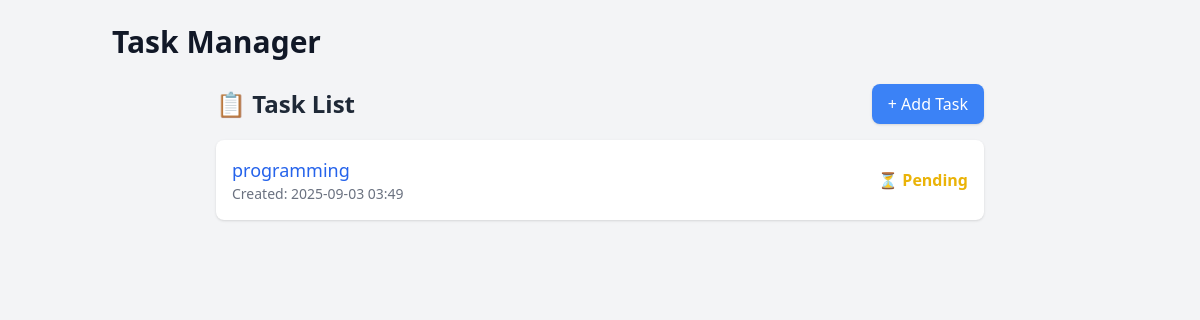
/, run on an earlier commit of the app's database.
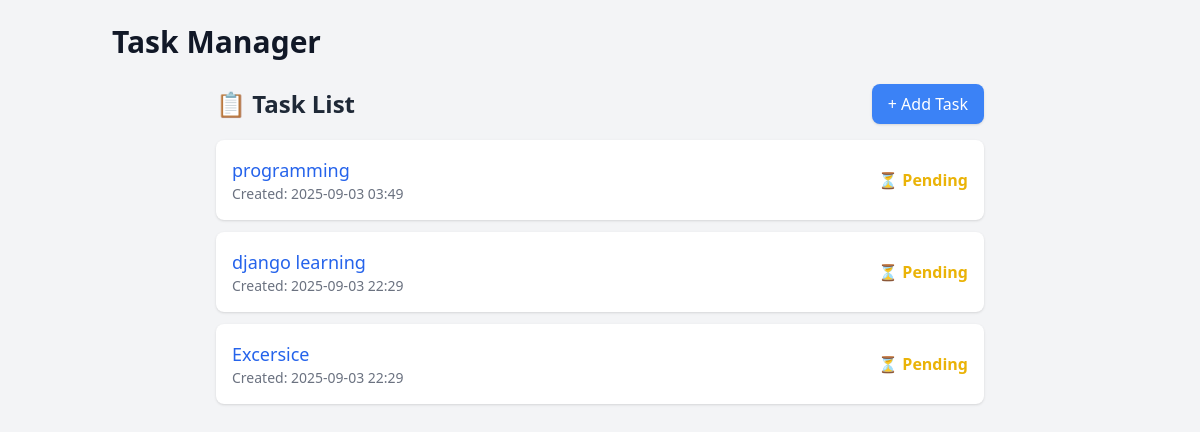
And on a later commit of the database.
### tasks/models.py (models this page shows, shortened)
class Task(models.Model):
    title = models.CharField(max_length=250)
    content = models.TextField(blank=True, null=True)
    completed = models.BooleanField(default=False)
    created = models.DateTimeField(auto_now_add=True)
    updated = models.DateTimeField(auto_now=True)

### tasks/views.py (the view)
# urls.py: path("", views.task_list, name="task_list"),
def task_list(request):
    tasks = Task.objects.all()
    today = datetime.today().date()
    week_days = [
        (today + timedelta(days=i)) for i in range(-3, 4)
    ]  # سه روز قبل تا سه روز بعد
    return render(
        request,
        "tasks/task_list.html",
        {
            "tasks": tasks,
            "today": today,
            "week_days": week_days,
        },
    )

### tasks/templates/tasks/task_list.html (shortened to what this page needs)
{% extends 'parent/base.html' %}
{% block content %}
<div class="max-w-3xl mx-auto mt-6">
    <div class="flex justify-between items-center mb-4">
        <h2 class="text-2xl font-bold text-gray-800">📋 Task List</h2>
        <a href="{% url 'tasks:add_task' %}"
           class="bg-blue-500 text-white px-4 py-2 rounded-lg shadow hover:bg-blue-600 transition">
            + Add Task
        </a>
    </div>
    <ul class="space-y-3">
        {% for task in tasks %}
            <li class="bg-white shadow rounded-lg p-4 flex justify-between items-center hover:shadow-md transition">
                <div>
                    <a href="{% url 'tasks:task_detail' task.id %}"
                       class="text-lg font-medium text-blue-600 hover:underline">
                        {{ task.title }}
                    </a>
                    <p class="text-sm text-gray-500">
                        Created: {{ task.created|date:"Y-m-d H:i" }}
                    </p>
                </div>
                {% if task.completed %}
                    <span class="text-green-600 font-semibold">✔ Completed</span>
                {% else %}
                    <span class="text-yellow-500 font-semibold">⏳ Pending</span>
                {% endif %}
            </li>
        {% empty %}
            <li class="text-gray-500 italic">No tasks yet...</li>
        {% endfor %}
    </ul>
</div>
{% endblock %}

### tasks/templates/parent/base.html (shortened to what this page needs)
<!DOCTYPE html>
<html lang="en">
<head>
  <script src="https://cdn.tailwindcss.com"></script>
</head>
<body class="bg-gray-100 text-gray-900">
  <div class="container mx-auto p-6">
    <h1 class="text-3xl font-bold mb-6">Task Manager</h1>
    {% block content %}{% endblock %}
  </div>
</body>
</html>

What changed in the data, as far as the page shows it:
added Task: title "django learning", created "2025-09-03 22:29", completed "⏳ Pending"
added Task: title "Excersice", created "2025-09-03 22:29", completed "⏳ Pending"
